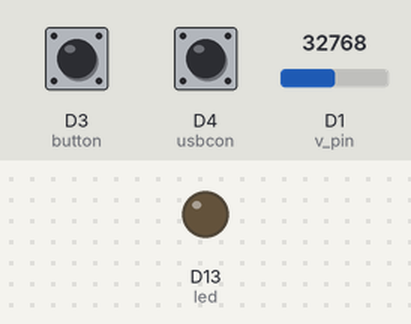
The program below on a simulated CircuitPython board. Parts: output pins drawn as LEDs (lit = HIGH). The test bench sets the inputs (shaded band); at power-on: D3 (button) LOW, D1 (v_pin) = 32768, D4 (usbcon) HIGH (analog values on the 0–65535 scale).

Above: at 1.2 s.
1.3 s: D3 (button) pulled HIGH for 0.15 s
At 1.9 s:
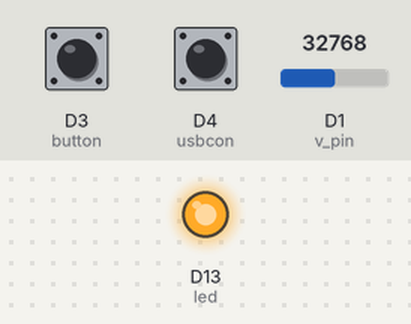
2.9 s: D3 (button) pulled HIGH for 1 s
At 4.3 s:
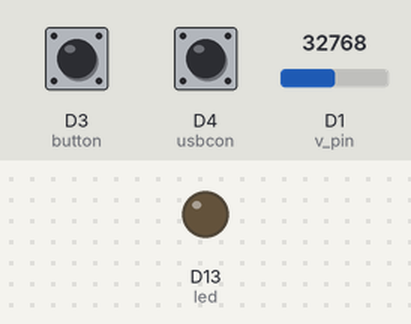
5.4 s: D3 (button) pulled HIGH for 3.2 s
At 6.2 s:
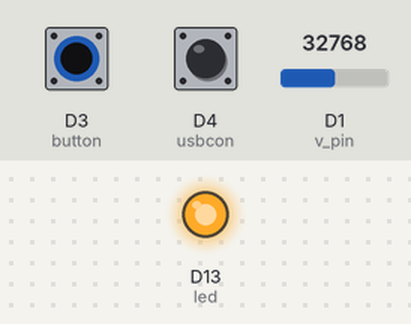
Timing chart, 0 to 8.4 s (numbered marks = the images above; inputs shaded):
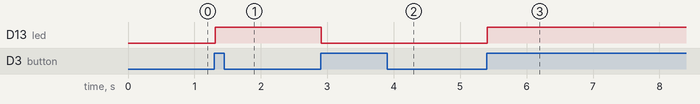

The program:

main.py
```python
# (licence header left out)
import board
from digitalio import DigitalInOut, Direction, Pull
from analogio import AnalogOut, AnalogIn

import time

use_rtc = False
if use_rtc:
  import busio as io
  import adafruit_ds3231
  i2c = io.I2C(board.SCL, board.SDA)
  rtc = adafruit_ds3231.DS3231(i2c)

# ---- configure board   --------------------------------------------------

# Built in red LED
led           = DigitalInOut(board.D13)
led.direction = Direction.OUTPUT

# Analog input on D1
v_pin = AnalogIn(board.D1)

# Digital input with pulldown on D3
button           = DigitalInOut(board.D3)
button.direction = Direction.INPUT
button.pull      = Pull.DOWN

# Digital input with pullup on D4 (default is off for serial console)
usbcon           = DigitalInOut(board.D4)
usbcon.direction = Direction.INPUT
usbcon.pull      = Pull.UP

# --- get and convert analog-in   ------------------------------------------

def get_voltage(pin):
  mult = 1.67                              # multiplier for voltage-split
  return (pin.value*mult*3.3)/65536

# --- setup   --------------------------------------------------------------

active     = False
is_pushed  = False
use_usbcon = usbcon.value == 0

# --- main-loop   ----------------------------------------------------------

if use_usbcon:
  print("# starting main-loop")
start = time.monotonic()
last  = start
while True:
  if button.value and not is_pushed:
    active    = not active                     # toggle state
    is_pushed = True                           # check only rising
    time.sleep(0.01)                           # debounce
  elif not button.value and is_pushed:
    is_pushed = False                          # button is released

  if not active:
    led.value = 0
    continue
  else:
    led.value = 1

  # Read analog voltage on D1, and pipe the value to serial console.
  # We don't want to flood the console, so send one measurement every second
  now = time.monotonic()
  if now - last >= 1:
    voltage = get_voltage(v_pin)
    if use_rtc:
      t = rtc.datetime
    if use_usbcon:
      if use_rtc:
        print("%04d%02d%02d-%02d:%02d:%02d %0.2f" %
              (t.tm_year,t.tm_mon,t.tm_mday,t.tm_hour,t.tm_min, t.tm_sec,voltage))
      else:
        print("(%0.2f,)" % voltage)
    last = now
```

Measured:
- after the input at 1.3 s, D13 (led): LOW → HIGH at once
- after the input at 2.9 s, D13 (led): HIGH → LOW at once
- after the input at 5.4 s, D13 (led): LOW → HIGH at once
